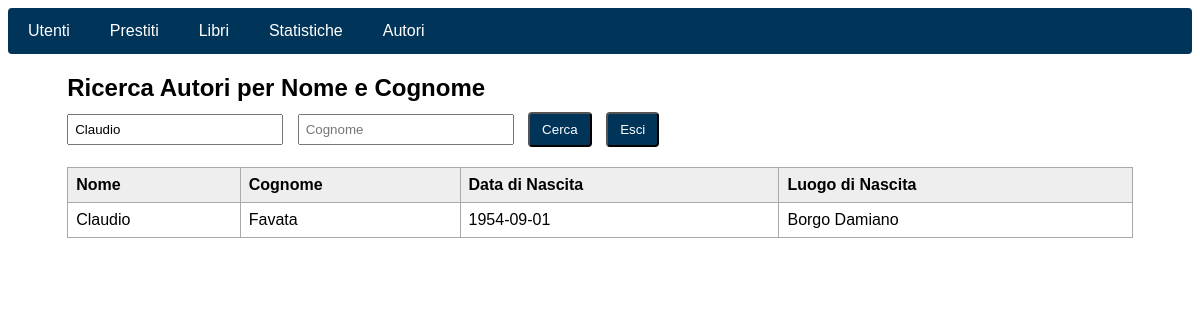
Page /autori/search.php?nome=Claudio on the committed database.
### tables this page shows
CREATE TABLE Autore (
    id_autore INT PRIMARY KEY AUTO_INCREMENT,
    nome VARCHAR(100) NOT NULL,
    cognome VARCHAR(100) NOT NULL,
    data_nascita DATE,
    luogo_nascita VARCHAR(100)
);

### autori/search.php (the view, shortened to what this page needs)
<?php
require_once("../connect.php");
$nome = $_GET["nome"] ?? "";
$cognome = $_GET["cognome"] ?? "";
$autori = [];
if ($nome !== "" || $cognome !== "") {
    $nome_sql = mysqli_real_escape_string($connection, $nome);
    $cognome_sql = mysqli_real_escape_string($connection, $cognome);
    $query = "
        SELECT nome, cognome, data_nascita, luogo_nascita
        FROM Autore
        WHERE nome LIKE '%$nome_sql%' AND cognome LIKE '%$cognome_sql%'
        ORDER BY cognome, nome
    ";
    $result = mysqli_query($connection, $query);
    if ($result && mysqli_num_rows($result) > 0) {
        while ($row = mysqli_fetch_assoc($result)) {
            $autori[] = $row;
        }
    }
}
?>
<!DOCTYPE html>
<html lang="it">
<head>
</head>
<body>
    <?php include("../navbar.php"); ?>
    <div class="container">
        <h2>Ricerca Autori per Nome e Cognome</h2>
        <form method="get">
            <input type="text" name="nome" placeholder="Nome" value="<?= htmlspecialchars($nome) ?>">
            <input type="text" name="cognome" placeholder="Cognome" value="<?= htmlspecialchars($cognome) ?>">
            <button type="submit" class="btn">Cerca</button>
            <button type="button" class="btn" onclick="window.location.href='get.php'">Esci</button>
        </form>
        <?php if ($nome !== "" || $cognome !== ""): ?>
            <?php if (!empty($autori)): ?>
                <table>
                    <thead>
                        <tr>
                            <th>Nome</th>
                            <th>Cognome</th>
                            <th>Data di Nascita</th>
                            <th>Luogo di Nascita</th>
                        </tr>
                    </thead>
                    <tbody>
                        <?php foreach ($autori as $autore): ?>
                            <tr>
                                <td><?= htmlspecialchars($autore['nome']) ?></td>
                                <td><?= htmlspecialchars($autore['cognome']) ?></td>
                                <td><?= htmlspecialchars($autore['data_nascita']) ?></td>
                                <td><?= htmlspecialchars($autore['luogo_nascita']) ?></td>
                            </tr>
                        <?php endforeach; ?>
                    </tbody>
                </table>
            <?php else: ?>
                <p>Nessun autore trovato con i criteri inseriti.</p>
            <?php endif; ?>
        <?php endif; ?>
    </div>
</body>
</html>

### autori/search.php (style rules this page uses)
body { font-family: Arial, sans-serif; }
h2 { margin-bottom: 10px; }
.container { width: 90%; margin: 20px auto; }
input { padding: 6px; margin-right: 10px; width: 200px; }
.btn { display: inline-block; margin-right: 10px; padding: 8px 12px; background-color: #003459; color: white; text-decoration: none; border-radius: 4px; }
table { width: 100%; border-collapse: collapse; margin-top: 20px; }
th, td { border: 1px solid #aaa; padding: 8px; text-align: left; }
th { background-color: #eee; }

### navbar.php (style rules this page uses)
* { font-family: Arial, Helvetica, sans-serif; }

### rows in the picture
autore: nome "Claudio", cognome "Favata", data_nascita "1954-09-01", luogo_nascita "Borgo Damiano"
